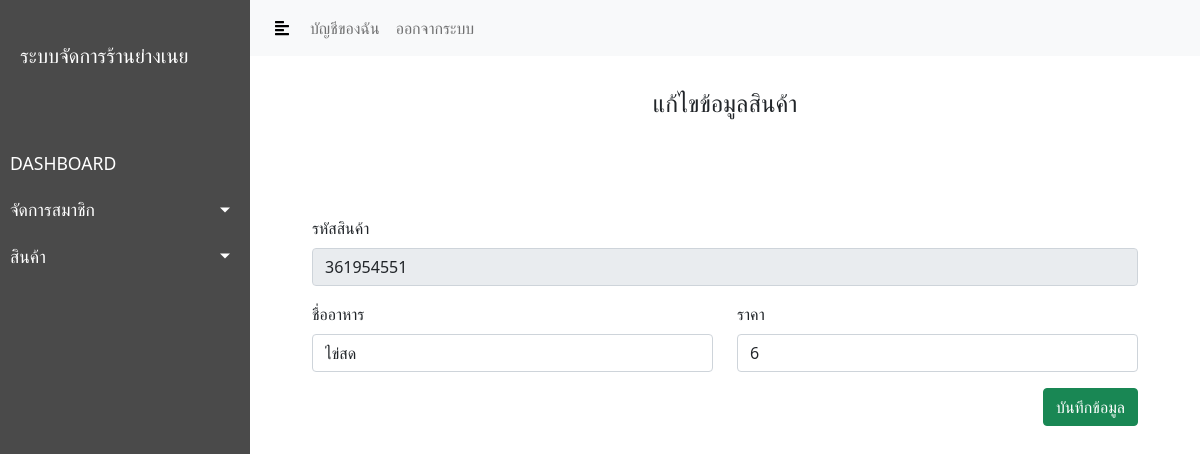
The page /edit_product.php?m_id=361954551 (signed in) on the database its author committed.
### tables this page shows
CREATE TABLE `stock` (
  `p_id` int(11) NOT NULL,
  `p_detail` text NOT NULL,
  `p_price` int(11) NOT NULL,
  `p_status` int(11) NOT NULL
);

### edit_product.php (the view, shortened to what this page needs)
<?php
include 'assets/php/connect.php';
$p_id = $_GET['m_id'];
?>
<html>
<head>
    <link rel="stylesheet" href="assets/css/console.css">
    <link rel="stylesheet" href="https://cdnjs.cloudflare.com/ajax/libs/malihu-custom-scrollbar-plugin/3.1.5/jquery.mCustomScrollbar.min.css">
    <link rel="stylesheet" href="https://stackpath.bootstrapcdn.com/bootstrap/5.0.0-alpha2/css/bootstrap.min.css">
</head>
<body>
<div class="wrapper">
    <?php include 'assets/object/sidebar.php'?>
    <div id="content">
        <?php include 'assets/object/navbar.php'?>
        <div class="container my-4">
            <div class="row">
                <div class="mb-3 col-lg-12">
                    <div class="header">
                        แก้ไขข้อมูลสินค้า
                    </div>
                </div>
            </div>
            <form action="assets/php/update_product.php" method="post">
                <div class="row my-4" style="padding: 50px">
                    <?php
                    $sql = "select * from stock where p_id='$p_id'";
                    $load = $con->query($sql);
                    if($data=  $load->fetch_assoc()):
                    ?>
                    <div class="mb-3 col-lg-12">
                        <label for="p_detail" class="form-label">รหัสสินค้า</label>
                        <input type="text" class="form-control" value="<?php echo $data['p_id'] ?>" name="p_id" readonly>
                    </div>
                    <div class="mb-3 col-lg-6">
                        <label for="p_detail" class="form-label">ชื่ออาหาร</label>
                        <input type="text" name="p_detail"  value="<?php echo $data['p_detail'] ?>" required class="form-control">
                    </div>
                    <div class="mb-3 col-lg-6">
                        <label for="p_price" class="form-label">ราคา</label>
                        <input type="text" name="p_price" value="<?php echo $data['p_price'] ?>"  required class="form-control">
                    </div>
                    <div class="mb-3 col-lg-12">
                        <button class="btn btn-success" style="float:right">บันทึกข้อมูล</button>
                    </div>
                    <?php
                    endif;
                    ?>
                </div>
            </form>
        </div>
    </div>
</div>
</body>
</html>

### assets/css/console.css (style rules this page uses)
.wrapper { display: flex; width: 100%; align-items: stretch; }
body { font-family: 'Poppins', sans-serif; background: #fafafa; }
#content { width: 100%; min-height: 100vh; transition: all 0.3s; }
.header { font-size: 24px; text-align: center; display: block; padding: 5px; }

### rows shown on the page
stock: p_id "361954551", p_detail "ไข่สด", p_price "6"
